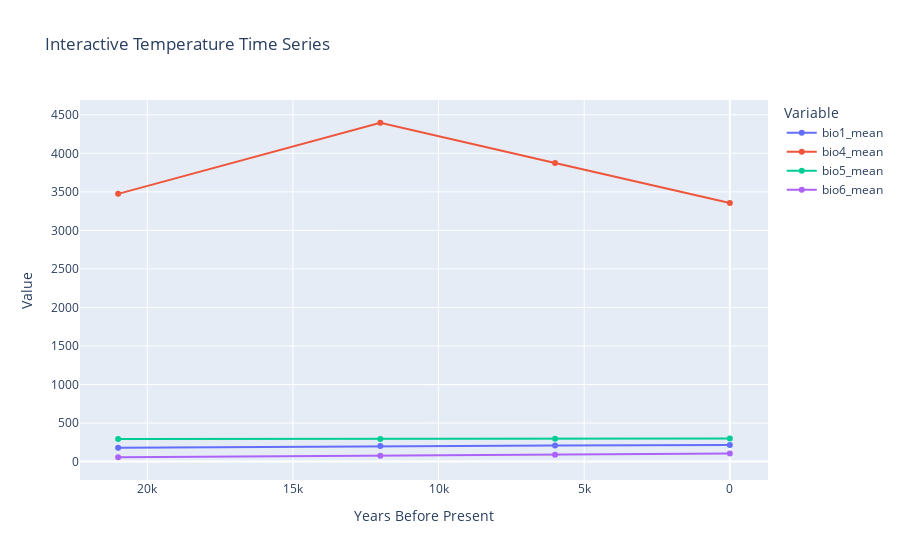
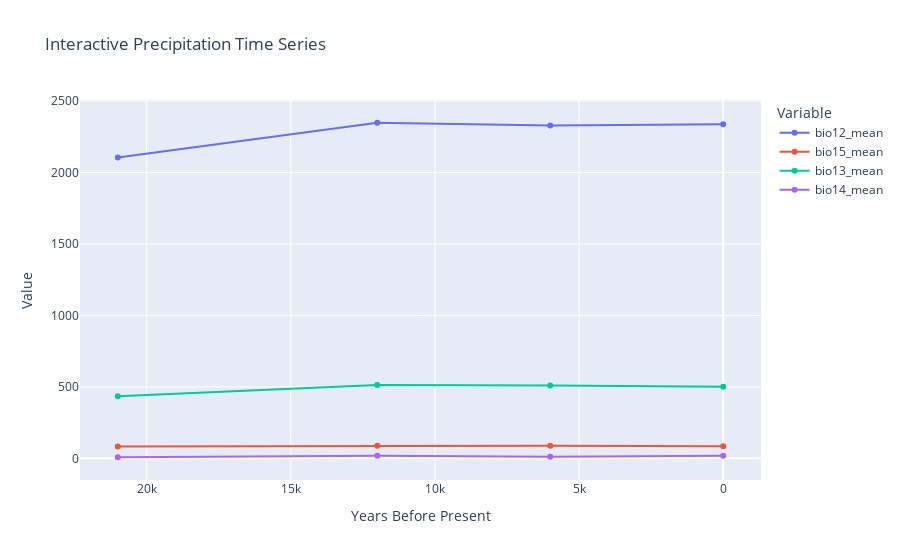

The notebook cell saved with these charts, in order:
### Code cell
# Configuration
period_folders = {
    0: DATA_DIR / "paleoclim" / "LH_v1_2_5m",  # Late Holocene
    6: DATA_DIR / "paleoclim" / "MH_v1_2_5m",   # Mid Holocene
    12: DATA_DIR / "paleoclim" / "EH_v1_2_5m",  # Early Holocene
    21: DATA_DIR / "paleoclim" / "LGM_v1_2_5m", # Last Glacial Maximum
}

# Add more variables to analyze
variables = [
    "bio1",   # Annual Mean Temperature
    "bio4",   # Temperature Seasonality
    "bio12",  # Annual Precipitation
    "bio15",  # Precipitation Seasonality
    "bio5",   # Max Temperature of Warmest Month
    "bio6",   # Min Temperature of Coldest Month
    "bio13",  # Precipitation of Wettest Month
    "bio14"   # Precipitation of Driest Month
]

def create_climate_time_series(period_folders, variables, occurrences_df):
    """
    Aggregate climate values for each time period across all occurrence points.
    """
    import pandas as pd
    import numpy as np
    import rasterio
    from pathlib import Path
    from tqdm import tqdm
    import warnings
    warnings.filterwarnings('ignore', message='invalid value encountered in scalar divide')
    
    time_series_data = []
    
    print(f"Processing {len(period_folders)} time periods with {len(variables)} variables each...")
    
    for period, folder in tqdm(period_folders.items(), desc="Processing time periods"):
        period_data = {"time_period": period}
        folder = Path(folder) if folder else None

        if folder is None or not folder.exists():
            print(f"\nWarning: folder for {period}ka not found ({folder})")
            time_series_data.append(period_data)
            continue

        for var in variables:
            # Handle both 'bio1' and 'bio_1' naming conventions
            if var.startswith('bio'):
                var_num = var[3:]  # Extract number from 'bio1'
                tif_name = f"bio_{var_num}.tif"
            else:
                tif_name = f"{var}.tif"
                
            file_path = folder / tif_name

            if not file_path.exists():
                # Try alternative naming convention
                alt_tif_name = f"{var}.tif" if var.startswith('bio') else f"bio_{var}.tif"
                file_path = folder / alt_tif_name
                
                if not file_path.exists():
                    print(f"\nWarning: raster {tif_name} not found in {folder}")
                    continue

            try:
                # Load the raster data
                with rasterio.open(file_path) as src:
                    # Get the transform from pixel to coordinates
                    transform = src.transform
                    
                    # Extract values at occurrence points
                    values = []
                    for _, row in occurrences_df.iterrows():
                        # Convert lat/lon to pixel coordinates
                        row_idx, col_idx = src.index(row['longitude'], row['latitude'])
                        
                        try:
                            # Read the value
                            window = ((row_idx, row_idx+1), (col_idx, col_idx+1))
                            value = src.read(1, window=window, masked=True)
                            
                            if not value.mask.all():  # Check if any values are not masked
                                values.extend(value.compressed().tolist())
                                
                        except (IndexError, ValueError) as e:
                            continue
                    
                    if values:
                        # Calculate statistics
                        period_data.update({
                            f"{var}_mean": np.mean(values),
                            f"{var}_std": np.std(values),
                            f"{var}_min": np.min(values),
                            f"{var}_max": np.max(values),
                            f"{var}_n": len(values)
                        })
                        print(f"  - {var}: {len(values)} valid points")
                    else:
                        print(f"\nWarning: no valid samples for {var} at {period}ka")
                        
            except Exception as e:
                print(f"\nError processing {var} at {period}ka: {str(e)}")
                continue

        time_series_data.append(period_data)

    # Create DataFrame and clean up
    df = pd.DataFrame(time_series_data)
    
    # Sort by time period (most recent first)
    df = df.sort_values('time_period', ascending=False)
    
    # Add years column
    df['time_years'] = df['time_period'] * 1000
    
    return df

def plot_climate_time_series(climate_df, output_file=None):
    """
    Plot climate variables over time using Matplotlib (static) and Plotly (interactive).
    """
    import matplotlib.pyplot as plt
    import plotly.express as px
    import pandas as pd
    import numpy as np
    
    if climate_df is None or climate_df.empty:
        print("No climate data available to plot.")
        return None

    # Get the list of mean variables
    mean_vars = [col for col in climate_df.columns if col.endswith('_mean')]
    
    if not mean_vars:
        print("No mean values found in the data.")
        return None
    
    # Create subplots for better visualization
    fig, (ax1, ax2) = plt.subplots(2, 1, figsize=(15, 10))
    
    # Temperature-related variables
    temp_vars = [v for v in mean_vars if any(t in v for t in ['bio1', 'bio4', 'bio5', 'bio6'])]
    # Precipitation-related variables
    prec_vars = [v for v in mean_vars if any(t in v for t in ['bio12', 'bio13', 'bio14', 'bio15'])]
    
    # Plot temperature variables
    for var in temp_vars:
        var_name = var.replace('_mean', '')
        ax1.plot(
            climate_df["time_years"],
            climate_df[var],
            marker="o",
            label=var_name,
            linewidth=2,
            markersize=8,
        )
    
    ax1.set_title("Temperature-Related Climate Variables", fontsize=14, fontweight="bold")
    ax1.set_ylabel("Value", fontsize=12)
    ax1.grid(True, alpha=0.3)
    ax1.legend(title="Variable", bbox_to_anchor=(1.05, 1), loc='upper left')
    ax1.invert_xaxis()
    
    # Plot precipitation variables
    for var in prec_vars:
        var_name = var.replace('_mean', '')
        ax2.plot(
            climate_df["time_years"],
            climate_df[var],
            marker="o",
            label=var_name,
            linewidth=2,
            markersize=8,
        )
    
    ax2.set_title("Precipitation-Related Climate Variables", fontsize=14, fontweight="bold")
    ax2.set_xlabel("Years Before Present", fontsize=12)
    ax2.set_ylabel("Value", fontsize=12)
    ax2.grid(True, alpha=0.3)
    ax2.legend(title="Variable", bbox_to_anchor=(1.05, 1), loc='upper left')
    ax2.invert_xaxis()
    
    plt.tight_layout()

    if output_file:
        plt.savefig(output_file, dpi=300, bbox_inches="tight")
        print(f"Saved static plot: {output_file}")

    plt.show()

    # --- Interactive Plotly plot ---
    # Create separate figures for temperature and precipitation
    melted = pd.melt(
        climate_df,
        id_vars=["time_years", "time_period"],
        value_vars=mean_vars,
        var_name="Variable",
        value_name="Value"
    )
    
    # Create a dictionary to map variables to their categories
    var_categories = {
        'bio1': 'Temperature', 'bio4': 'Temperature', 'bio5': 'Temperature', 'bio6': 'Temperature',
        'bio12': 'Precipitation', 'bio13': 'Precipitation', 'bio14': 'Precipitation', 'bio15': 'Precipitation'
    }
    
    # Add category column
    melted['Category'] = melted['Variable'].str.extract('(bio\\d+)')[0].map(var_categories)
    
    # Create separate plots for each category
    for category in melted['Category'].unique():
        cat_data = melted[melted['Category'] == category]
        
        fig = px.line(
            cat_data,
            x="time_years",
            y="Value",
            color="Variable",
            markers=True,
            title=f"Interactive {category} Time Series",
            labels={
                "time_years": "Years Before Present",
                "Value": "Value",
            },
        )
        
        # Reverse x-axis to show older to newer
        fig.update_layout(xaxis_autorange="reversed")
        fig.show()

    return melted

# Process the data if occurrences exist
if 'occurrences_gbif' in locals() and not occurrences_gbif.empty:
    print(f"Processing climate data for {len(occurrences_gbif)} occurrence points...")
    
    # Run the time series creation
    climate_series = create_climate_time_series(period_folders, variables, occurrences_gbif)
    
    # Save results
    results_csv = OUTPUT_DIR / "climate_time_series.csv"
    climate_series.to_csv(results_csv, index=False)
    
    # Plot the results
    plot_climate_time_series(climate_series, OUTPUT_DIR / "climate_time_series.png")
    
    # Display the results
    print("\nClimate time series created with the following data:")
    print(climate_series[['time_period', 'time_years'] + [col for col in climate_series.columns if 'mean' in col]])
else:
    print("Cannot create climate time series. Occurrence data is missing or empty.")
    print("Please run the occurrence data processing steps first.")

### Figure 1 — Plotly figure (JSON) as saved in the notebook; plotly's stock layout.template omitted (floating-point values rounded to 4 significant figures)
{"data": [{"hovertemplate": "Variable=bio1_mean<br>Years Before Present=%{x}<br>Value=%{y}<extra></extra>", "legendgroup": "bio1_mean", "line": {"color": "#636efa", "dash": "solid"}, "marker": {"symbol": "circle"}, "mode": "lines+markers", "name": "bio1_mean", "orientation": "v", "showlegend": true, "type": "scatter", "x": [21000, 12000, 6000, 0], "xaxis": "x", "y": [181.0, 201.6, 208.2, 215.9], "yaxis": "y"}, {"hovertemplate": "Variable=bio4_mean<br>Years Before Present=%{x}<br>Value=%{y}<extra></extra>", "legendgroup": "bio4_mean", "line": {"color": "#EF553B", "dash": "solid"}, "marker": {"symbol": "circle"}, "mode": "lines+markers", "name": "bio4_mean", "orientation": "v", "showlegend": true, "type": "scatter", "x": [21000, 12000, 6000, 0], "xaxis": "x", "y": [3474.0, 4397.0, 3876.0, 3355.0], "yaxis": "y"}, {"hovertemplate": "Variable=bio5_mean<br>Years Before Present=%{x}<br>Value=%{y}<extra></extra>", "legendgroup": "bio5_mean", "line": {"color": "#00cc96", "dash": "solid"}, "marker": {"symbol": "circle"}, "mode": "lines+markers", "name": "bio5_mean", "orientation": "v", "showlegend": true, "type": "scatter", "x": [21000, 12000, 6000, 0], "xaxis": "x", "y": [293.1, 293.3, 297.2, 300.1], "yaxis": "y"}, {"hovertemplate": "Variable=bio6_mean<br>Years Before Present=%{x}<br>Value=%{y}<extra></extra>", "legendgroup": "bio6_mean", "line": {"color": "#ab63fa", "dash": "solid"}, "marker": {"symbol": "circle"}, "mode": "lines+markers", "name": "bio6_mean", "orientation": "v", "showlegend": true, "type": "scatter", "x": [21000, 12000, 6000, 0], "xaxis": "x", "y": [56.19, 74.75, 88.57, 103.7], "yaxis": "y"}], "layout": {"legend": {"title": {"text": "Variable"}, "tracegroupgap": 0}, "title": {"text": "Interactive Temperature Time Series"}, "xaxis": {"anchor": "y", "autorange": "reversed", "domain": [0.0, 1.0], "title": {"text": "Years Before Present"}}, "yaxis": {"anchor": "x", "domain": [0.0, 1.0], "title": {"text": "Value"}}}}

### Figure 2 — Plotly figure (JSON) as saved in the notebook; plotly's stock layout.template omitted (floating-point values rounded to 4 significant figures)
{"data": [{"hovertemplate": "Variable=bio12_mean<br>Years Before Present=%{x}<br>Value=%{y}<extra></extra>", "legendgroup": "bio12_mean", "line": {"color": "#636efa", "dash": "solid"}, "marker": {"symbol": "circle"}, "mode": "lines+markers", "name": "bio12_mean", "orientation": "v", "showlegend": true, "type": "scatter", "x": [21000, 12000, 6000, 0], "xaxis": "x", "y": [2106.0, 2348.0, 2329.0, 2338.0], "yaxis": "y"}, {"hovertemplate": "Variable=bio15_mean<br>Years Before Present=%{x}<br>Value=%{y}<extra></extra>", "legendgroup": "bio15_mean", "line": {"color": "#EF553B", "dash": "solid"}, "marker": {"symbol": "circle"}, "mode": "lines+markers", "name": "bio15_mean", "orientation": "v", "showlegend": true, "type": "scatter", "x": [21000, 12000, 6000, 0], "xaxis": "x", "y": [82.45, 88.24, 88.82, 85.12], "yaxis": "y"}, {"hovertemplate": "Variable=bio13_mean<br>Years Before Present=%{x}<br>Value=%{y}<extra></extra>", "legendgroup": "bio13_mean", "line": {"color": "#00cc96", "dash": "solid"}, "marker": {"symbol": "circle"}, "mode": "lines+markers", "name": "bio13_mean", "orientation": "v", "showlegend": true, "type": "scatter", "x": [21000, 12000, 6000, 0], "xaxis": "x", "y": [434.5, 514.0, 510.4, 501.3], "yaxis": "y"}, {"hovertemplate": "Variable=bio14_mean<br>Years Before Present=%{x}<br>Value=%{y}<extra></extra>", "legendgroup": "bio14_mean", "line": {"color": "#ab63fa", "dash": "solid"}, "marker": {"symbol": "circle"}, "mode": "lines+markers", "name": "bio14_mean", "orientation": "v", "showlegend": true, "type": "scatter", "x": [21000, 12000, 6000, 0], "xaxis": "x", "y": [7.734, 18.84, 11.24, 17.73], "yaxis": "y"}], "layout": {"legend": {"title": {"text": "Variable"}, "tracegroupgap": 0}, "title": {"text": "Interactive Precipitation Time Series"}, "xaxis": {"anchor": "y", "autorange": "reversed", "domain": [0.0, 1.0], "title": {"text": "Years Before Present"}}, "yaxis": {"anchor": "x", "domain": [0.0, 1.0], "title": {"text": "Value"}}}}
